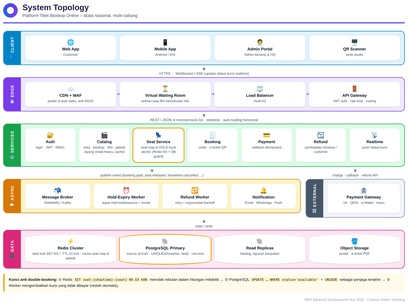
#> input picture docs/diagrams/01-system-topology.jpg, 408 x 305 px, shrunk from 3048 x 2281 before the run
$ python -i render.py   (imports and definitions only)
#> lines starting #> are read from the running program, lines starting #| are printed output that depends on the picture
#!/usr/bin/env python3
"""Render docs/diagrams/src/*.mmd (Mermaid) and *.html to JPG using headless Chrome + Mermaid.

Usage: python3 docs/diagrams/render.py   (requires google-chrome and Pillow)
"""
import html
import pathlib
import subprocess
import tempfile

from PIL import Image, ImageChops

Image.MAX_IMAGE_PIXELS = None  # screenshots are intentionally large

HERE = pathlib.Path(__file__).parent
TITLES = {
    "01-system-topology": ("System Topology", "Platform Tiket Bioskop Online – skala nasional, multi-cabang"),
    "02-flowchart-pembelian": ("Flowchart Pembelian Tiket", "Alur customer dari memilih film hingga menonton"),
    "03-flow-refund-pembatalan": ("Alur Pembatalan, Refund & Restok", "Ketika bioskop membatalkan jadwal tayang"),
    "04-erd": ("Entity Relationship Diagram", "Database PostgreSQL – db/schema.sql"),
}

PAGE = """<!doctype html><html><head><meta charset="utf-8">
<style>
  body {{ margin:0; background:#fff; font-family:'Segoe UI',Roboto,Helvetica,Arial,sans-serif; }}
  .wrap {{ display:inline-block; padding:40px 48px 36px; }}
  header {{ display:flex; align-items:center; gap:18px; margin-bottom:28px;
           border-bottom:4px solid #4F46E5; padding-bottom:16px; }}
  .logo {{ width:54px; height:54px; border-radius:50%;
          background:conic-gradient(#4F46E5,#7C3AED,#2563EB,#4F46E5); position:relative; }}
  .logo:after {{ content:''; position:absolute; inset:14px; background:#fff; border-radius:50%; }}
  h1 {{ margin:0; font-size:30px; color:#1E1B4B; }}
  p  {{ margin:4px 0 0; color:#475569; font-size:16px; }}
  .mermaid svg {{ max-width:none !important; }}
  g.start span, g.start p, g.start .nodeLabel {{ color:#fff !important; font-weight:600; }}
  footer {{ margin-top:22px; color:#94A3B8; font-size:13px; text-align:right; }}
</style></head><body><div class="wrap" id="wrap">
<header><div class="logo"></div><div><h1>{title}</h1><p>{subtitle}</p></div></header>
{body}
<footer>MKP Backend Development Test 2025 · Cinema Online Ticketing</footer>
</div>
<script src="https://cdn.jsdelivr.net/npm/mermaid@11/dist/mermaid.min.js"></script>
<script>
mermaid.initialize({{ startOnLoad:true, theme:'base', securityLevel:'loose',
  flowchart:{{ useMaxWidth:false, curve:'basis', htmlLabels:true, nodeSpacing:40, rankSpacing:55, padding:14 }},
  er:{{ useMaxWidth:false, layoutDirection:'TB', minEntityWidth:120 }},
  themeVariables:{{ fontSize:'16px', fontFamily:'Segoe UI, Roboto, Arial',
    primaryColor:'#EEF2FF', primaryBorderColor:'#6366F1', primaryTextColor:'#1E1B4B',
    lineColor:'#64748B', clusterBkg:'#F8FAFC', clusterBorder:'#CBD5E1' }} }});
</script></body></html>"""


def crop(img: Image.Image, margin: int = 24) -> Image.Image:
    bg = Image.new(img.mode, img.size, (255, 255, 255))
    bbox = ImageChops.difference(img, bg).getbbox()
    if not bbox:
        return img
    l, t, r, b = bbox
    return img.crop((max(l - margin, 0), max(t - margin, 0), min(r + margin, img.width), min(b + margin, img.height)))


def render(src: pathlib.Path) -> None:
    title, subtitle = TITLES.get(src.stem, (src.stem, ""))
    body = src.read_text() if src.suffix == ".html" else f'<pre class="mermaid">{html.escape(src.read_text())}</pre>'
    page = PAGE.format(title=title, subtitle=subtitle, body=body)
    with tempfile.TemporaryDirectory() as tmp:
        html_path = pathlib.Path(tmp) / "page.html"
        png_path = pathlib.Path(tmp) / "out.png"
        html_path.write_text(page)
        subprocess.run([
            "google-chrome", "--headless=new", "--disable-gpu", "--no-sandbox", "--hide-scrollbars",
            "--force-device-scale-factor=2", "--window-size=4200,7000", "--virtual-time-budget=15000",
            f"--screenshot={png_path}", html_path.as_uri(),
        ], check=True, capture_output=True)
        img = crop(Image.open(png_path).convert("RGB"))
    out = HERE / f"{src.stem}.jpg"
    img.save(out, "JPEG", quality=92, optimize=True)
    print(f"{out.relative_to(HERE.parent.parent)}  {img.width}x{img.height}")


# [3 lines not run here, left out]

>>> import cv2
>>> picture = cv2.imread('01-system-topology.jpg', cv2.IMREAD_GRAYSCALE)
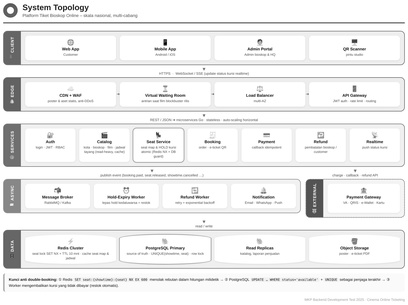
#> picture: shape (305, 408); min 3, max 255, mean 239
#> (the run stopped early here; a loop or call above may not have finished)
